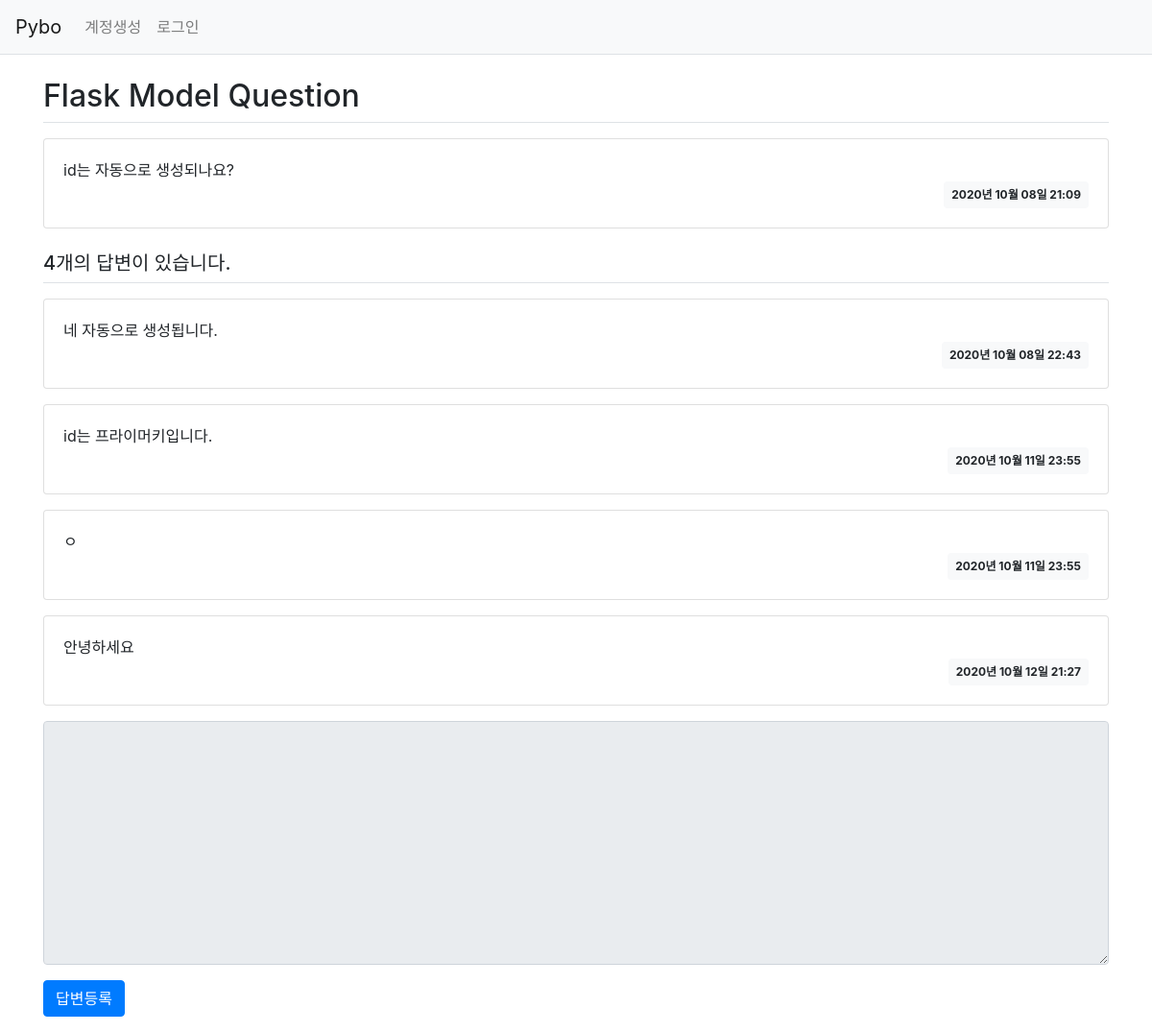
/quesiton/detail/2/, run on the app's committed database.
### pybo/models.py (models this page shows)
class Question(db.Model):#nullable 비어있는값 들어올수없음 의미 디폴드값은 true
    id = db.Column(db.Integer, primary_key=True)#primary_key 중복 안됌,integer id숫자값
    subject = db.Column(db.String(200), nullable=False)#string제목처럼 제한된 글자수
    content = db.Column(db.Text(), nullable=False)#text글자수 제한 없음
    create_date = db.Column(db.DateTime(), nullable=False)#날짜와 시간
    user_id = db.Column(db.Integer, db.ForeignKey('user.id', ondelete='CASCADE'), nullable=False)
    user = db.relationship('User', backref=db.backref('question_set'))

class Answer(db.Model):
    id = db.Column(db.Integer, primary_key=True)
    question_id = db.Column(db.Integer, db.ForeignKey('question.id', ondelete='CASCADE'))
    question = db.relationship('Question',backref=db.backref('answer_set'))
    content = db.Column(db.Text(), nullable=False)
    create_date = db.Column(db.DateTime(), nullable=False)
    user_id = db.Column(db.Integer, db.ForeignKey('user.id', ondelete='CASCADE'), nullable=False)
    user = db.relationship('User', backref=db.backref('answer_set'))

### pybo/views/question_views.py (the view)
@bp.route('/detail/<int:question_id>/')
def detail(question_id):
    form = AnswerForm()
    question = Question.query.get_or_404(question_id)#해당 데이터 찾지못하면 404페이지 출력
    return render_template('question/question_detail.html', question=question, form=form)

### pybo/forms.py
class AnswerForm(FlaskForm):
    content = TextAreaField('내용', validators=[DataRequired('내용은 필수입력 항목입니다.')])

### pybo/filter.py (called while the page is built)
def format_datetime(value, fmt='%Y년 %m월 %d일 %H:%M'):
    return value.strftime(fmt)

### pybo/views/auth_views.py (called while the page is built)
@bp.before_app_request #이 어노테이션이 적용된 함수는 라우트함수 실행전 항상 먼저 실행
def load_logged_in_user():
    user_id = session.get('user_id')
    if user_id is None:
        g.user = None
    else:
        g.user = User.query.get(user_id)

### pybo/templates/question/question_detail.html (shortened to what this page needs)
{% extends 'base.html' %}
{% block content %}
<div class="container my-3">
    <h2 class="border-bottom py-2">{{ question.subject}} </h2>
    <div class="card my-3">
        <div class="card-body">
            <div class="card-text" style="white-space: pre-line;">{{ question.content }}</div>
            <div class="d-flex justify-content-end">
                <div class="badge badge-light p-2">
                    {{ question.create_date|datetime }}
                </div>
            </div>
        </div>
    </div>
    <h5 class="border-bottom my-3 py-2">{{ question.answer_set|length }}개의 답변이 있습니다. </h5>
    {% for answer in question.answer_set %}
    <div class="card my-3">
        <div class="card-body">
            <div class="card-text" style="white-space: pre-line;">{{ answer.content}}</div>
            <div class="d-flex justify-content-end">
                <div class="badge badge-light p-2">
                    {{ answer.create_date|datetime }}
                </div>
            </div>
        </div>
    </div>
     {% endfor %}
        <form action="{{ url_for('answer.create' , question_id=question.id)}}" method="POST" class="my-3">
            <div class="form-group">
                <textarea {% if not g.user %} disabled {% endif %}
                         name="content" id="content" class="form-control" rows="10"></textarea>
            </div>
            <input type="submit" value="답변등록" class="btn btn-primary">
    </form>
</div>
{% endblock %}

### data on the page
Question: subject "Flask Model Question", content "id는 자동으로 생성되나요?", create_date "2020년 10월 08일 21:09"
Answer: content "네 자동으로 생성됩니다.", create_date "2020년 10월 08일 22:43"
Answer: content "id는 프라이머키입니다.", create_date "2020년 10월 11일 23:55"
Answer: content "ㅇ", create_date "2020년 10월 11일 23:55"
Answer: content "안녕하세요", create_date "2020년 10월 12일 21:27"

### other printed values
{{ question.answer_set|length }} "4"
